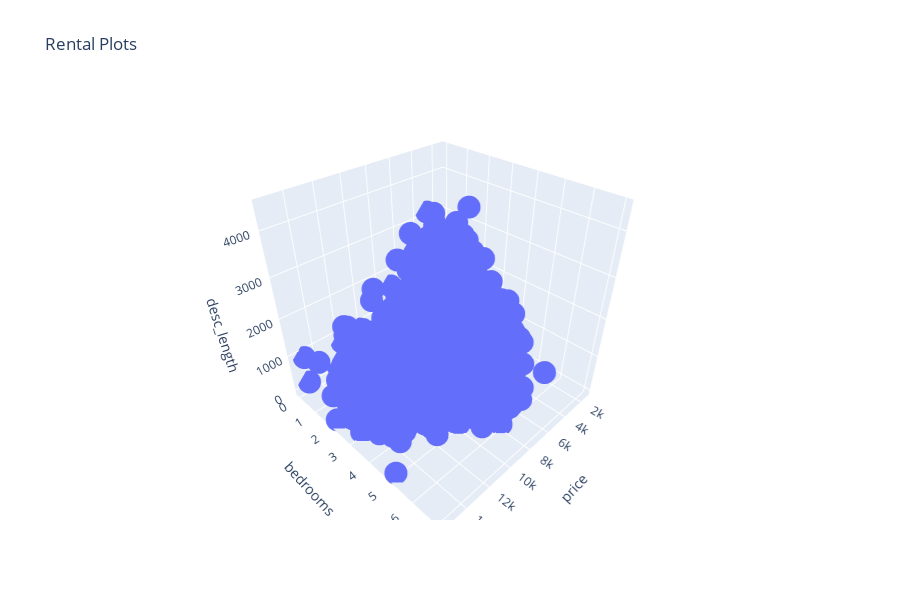

Notebook code for this chart:
### Code cell
import plotly.express as px
px.scatter_3d(train, x = 'price', y='bedrooms', z='desc_length', title='Rental Plots')

### Figure 1 — Plotly figure (JSON) as saved in the notebook; plotly's stock layout.template omitted (floating-point values rounded to 4 significant figures; data arrays with more than 128 entries replaced by an {"elided": "..."} marker saying what was removed)
{"data": [{"hoverlabel": {"namelength": 0}, "hovertemplate": "price=%{x}<br>bedrooms=%{y}<br>desc_length=%{z}", "legendgroup": "", "marker": {"color": "#636efa", "symbol": "circle"}, "mode": "markers", "name": "", "scene": "scene", "showlegend": false, "type": "scatter3d", "x": {"elided": "31839 int values"}, "y": {"elided": "31839 int values"}, "z": {"elided": "31839 int values"}}], "layout": {"height": 600, "legend": {"tracegroupgap": 0}, "scene": {"domain": {"x": [0, 0.98], "y": [0, 1]}, "xaxis": {"title": {"text": "price"}}, "yaxis": {"title": {"text": "bedrooms"}}, "zaxis": {"title": {"text": "desc_length"}}}, "title": {"text": "Rental Plots"}}}
